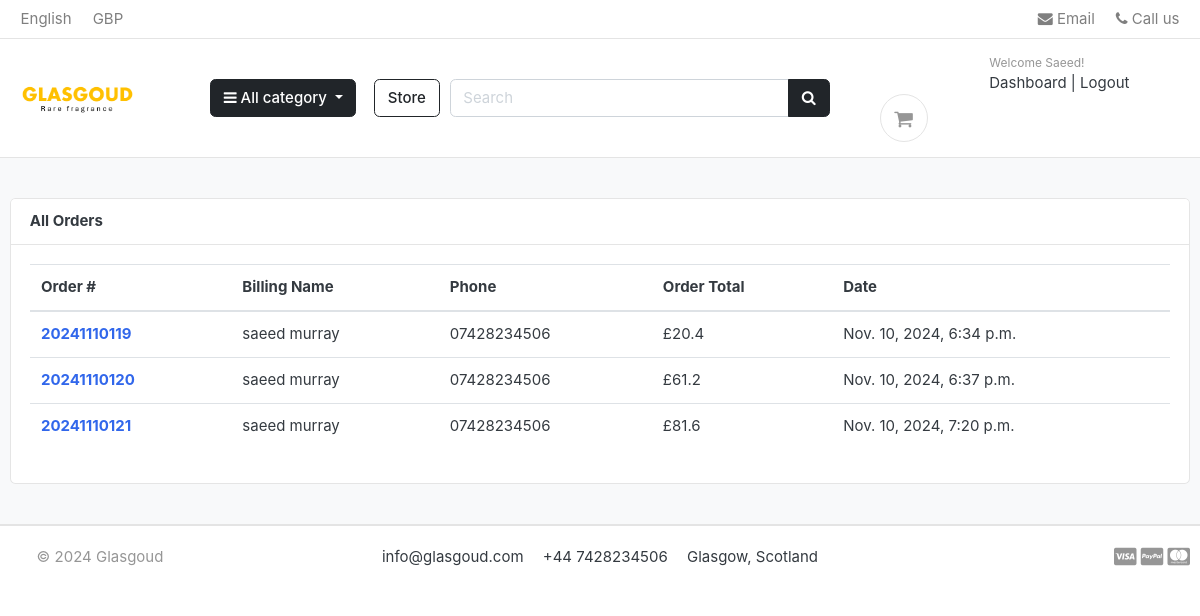
Page /accounts/admin_orders_list/ (signed in) on the committed database.
### accounts/models.py (models this page shows, shortened)
class Account(AbstractBaseUser):
    first_name = models.CharField(max_length=50)
    last_name = models.CharField(max_length=50)
    username = models.CharField(max_length=50, unique=True)
    email = models.EmailField(max_length=100, unique=True)
    phone_number = models.CharField(max_length=50)
    date_joined = models.DateTimeField(auto_now_add=True)
    last_joined = models.DateTimeField(auto_now_add=True)
    is_admin = models.BooleanField(default=False)
    is_staff = models.BooleanField(default=False)
    is_active = models.BooleanField(default=False)
    is_superadmin = models.BooleanField(default=False)
    USERNAME_FIELD = 'email'
    REQUIRED_FIELDS = ['username', 'first_name', 'last_name']
    objects = MyAccountManager()

### orders/models.py (models this page shows, shortened)
class Order(models.Model):
    STATUS = (
        ('New', 'New'),
        ('Processing', 'Processing'),
        ('Shipped', 'Shipped'),
        ('Refunded', 'Refunded'),
    )
    status = models.CharField(max_length=10, choices=STATUS, default='New')
    STATUS_CHOICES = STATUS
    user = models.ForeignKey(Account, on_delete=models.SET_NULL, null=True)
    payment = models.ForeignKey(Payment, on_delete=models.SET_NULL, null=True)
    order_number = models.CharField(max_length=20)
    first_name = models.CharField(max_length=50)
    last_name = models.CharField(max_length=50)
    phone = models.CharField(max_length=15)
    email = models.EmailField(max_length=50)
    address_line_1 = models.CharField(max_length=50)
    address_line_2 = models.CharField(max_length=50, blank=True)
    country = models.CharField(max_length=50)
    state = models.CharField(max_length=50, blank=True)
    city = models.CharField(max_length=50)
    post_code = models.CharField(max_length=10)
    order_note = models.CharField(max_length=100, blank=True)
    order_total = models.FloatField()
    tax = models.FloatField()
    status = models.CharField(max_length=10, choices=STATUS, default='New')
    ip = models.CharField(blank=True, max_length=20)
    is_ordered = models.BooleanField(default=False)
    created_at = models.DateTimeField(auto_now_add=True)
    updated_at = models.DateTimeField(auto_now=True)
    def full_name(self):
        return f'{self.first_name} {self.last_name}'

### accounts/views.py (the view)
# urls.py: path('admin_orders_list/', views.admin_order_list, name='admin_order_list'),
@user_passes_test(lambda u: u.is_staff)
def admin_order_list(request):
    orders = Order.objects.all()  # Retrieve all orders
    return render(request, 'accounts/admin_orders.html', {'orders': orders})

### carts/context_processors.py (called while the page is built, shortened)
def counter(request):
    cart_count = 0
    if 'admin' in request.path:
        return {}

### category/context_processors.py (called while the page is built)
def menu_links(request):
    links = Category.objects.all()
    return dict(links=links)

### category/models.py (called while the page is built)
    def get_url(self):
        return reverse('products_by_category', args=[self.slug])

### templates/accounts/admin_orders.html (shortened to what this page needs)
{% extends 'base.html' %}
{% block content %}
<section class="section-conten padding-y bg">
    <div class="container">
        <div class="row">
            <main class="col-md-12">
                <article class="card">
                    <header class="card-header">
                        <strong class="d-inline-block mr-3">All Orders</strong>
                    </header>
                    <div class="card-body">
                        <div class="row">
                            <div class="col-md-12">
                                <table class="table table-hover">
                                    <thead>
                                      <tr>
                                        <th scope="col">Order #</th>
                                        <th scope="col">Billing Name</th>
                                        <th scope="col">Phone</th>
                                        <th scope="col">Order Total</th>
                                        <th scope="col">Date</th>
                                      </tr>
                                    </thead>
                                    <tbody>
                                        {% for order in orders %}
                                        <tr>
                                            <th scope="row"><a href="{% url 'order_detail' order.order_number %}">{{order.order_number}}</a></th>
                                            <td>{{order.full_name}}</td>
                                            <td>{{order.phone}}</td>
                                            <td>£{{order.order_total}}</td>
                                            <td>{{order.created_at}}</td>
                                        </tr>
                                        {% endfor %}
                                    </tbody>
                                </table>
                            </div>
                        </div>
                    </div>
                </article>
            </main>
        </div>
    </div>
</section>
{% endblock %}

### templates/includes/navbar.html (shortened to what this page needs)
{% load static %}
<header class="section-header">
    <nav class="navbar p-md-0 navbar-expand-sm navbar-light border-bottom">
    <div class="container">
      <div class="collapse navbar-collapse" id="navbarTop4">
        <ul class="navbar-nav mr-auto">
            <li class="nav-item dropdown">
                 <a href="#" class="nav-link">   English </a>
            </li>
            <li class="nav-item dropdown">
                <a href="#" class="nav-link"> GBP </a>
            </li>
        </ul>
        <ul class="navbar-nav">
            <li><a href="#" class="nav-link"> <i class="fa fa-envelope"></i> Email </a></li>
            <li><a href="#" class="nav-link"> <i class="fa fa-phone"></i> Call us </a></li>
        </ul>
      </div>
    </div>
    </nav>
    <section class="header-main border-bottom">
        <div class="container">
    <div class="row align-items-center">
        <div class="col-lg-2 col-md-3 col-6">
            <a href="{% url 'home' %}" class="brand-wrap">
                <img class="logo" src="{% static './images/logo.png' %}">
            </a>
        </div>
        <div class="col-lg col-sm col-md col-6 flex-grow-0">
            <div class="category-wrap dropdown d-inline-block float-right">
                <button type="button" class="btn btn-dark dropdown-toggle" data-toggle="dropdown">
                    <i class="fa fa-bars"></i> All category
                </button>
            </div>
        </div>
        <div class="sm-col-2 ml-2 mb-3 mb-lg-0 mb-md-0">
            <a href="{% url 'store' %}" class="btn btn-outline-dark">Store</a>
        </div>
        <div class="col-lg-4 col-md-6 col-9 ml-3 ml-md-0 ml-lg-0">
            <form action="{% url 'search' %}" class="search" method="GET">
                <div class="input-group w-100">
                    <input type="text" class="form-control" style="width:60%;" placeholder="Search" name="keyword">
                    <div class="input-group-append">
                      <button class="btn btn-dark" type="submit">
                        <i class="fa fa-search"></i>
                      </button>
                    </div>
                </div>
            </form>
        </div>
        <div class="col-lg-3 col-md-6 col-12 order-2 order-lg-3 ">
            {% if user.id is None %}
            <div class="d-flex justify-content-end mb-3 mb-lg-0">
                <div class="widget-header">
                    <small class="title text-muted">Welcome guest!</small>
                    <div>
                        <a href="{% url 'login' %}">Sign in</a> <span class="dark-transp"> | </span>
                        <a href="{% url 'register' %}">Register</a>
                    </div>
                </div>
            </div>
                {% else %}
                    <div class="d-flex justify-content-end mb-3 mb-lg-0">
                        <div class="widget-header">
                            {% if user.email|slice:":5" == "guest" %}
                                <small class="title text-muted">Welcome guest!</small>
                                <div>
                                    <a href="{% url 'register' %}">Register</a> <span class="dark-transp"> | </span>
                                    <a href="{% url 'logout' %}">Clear Cart</a>
                                </div>
                            {% else %}
                                <small class="title text-muted">Welcome {{user.first_name}}!</small>
                                <div>
                                    <a href="{% url 'dashboard' %}">Dashboard</a> <span class="dark-transp"> | </span>
                                    <a href="{% url 'logout' %}">Logout</a>
                                </div>
                            {% endif %}
                        </div>
                    </div>
                {% endif %}
                        <a href="{% url 'cart' %}"  class="widget-header pl-3 ml-3">
                            <div class="icon icon-sm rounded-circle border"><i class="fa fa-shopping-cart"></i></div>
                        </a>
                    </div>
                </div>
    </div>
    </section>
    </header>

### static/css/ui.css (style rules this page uses)
html { font-family: "Inter", sans-serif; font-size: 15px; }
.icon-xs, .icon-sm, .icon-md, .icon-lg { display: inline-block; text-align: center; flex-shrink: 0; flex-grow: 0; }
.icon-sm { width: 48px; height: 48px; line-height: 48px !important; font-size: 20px; }
.padding-y { padding-top: 40px; padding-bottom: 40px; }
article:after, .form-group:after { display: block; clear: both; content: ""; }
.bg { background-color: #f8f9fa; }
.header-main { position: relative; padding-top: 1rem; padding-bottom: 1rem; }
.brand-wrap .logo, .navbar-brand .logo { margin-right: 7px; max-height: 42px; display: inline-block; }
.widget-header { display: inline-block; vertical-align: middle; position: relative; }
.widget-header a { color: #343a40; }
.widget-header i { color: #969696; }
.widget-header .title { display: block; }

### rows in the picture
Account: first_name "Saeed"
Order: order_number "20241110119", full_name "saeed murray", phone "07428234506", order_total "20.4", created_at "Nov. 10, 2024, 6:34 p.m."
Order: order_number "20241110120", full_name "saeed murray", phone "07428234506", order_total "61.2", created_at "Nov. 10, 2024, 6:37 p.m."
Order: order_number "20241110121", full_name "saeed murray", phone "07428234506", order_total "81.6", created_at "Nov. 10, 2024, 7:20 p.m."
